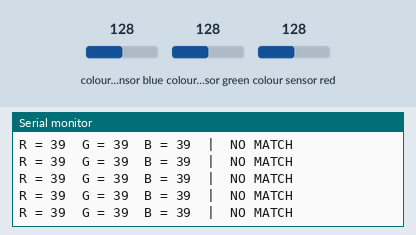
Bench run of a sketch on a simulated Arduino Uno, built with avr-gcc and run on an emulated ATmega328P. On the bench: the last lines printed to the serial monitor. Wiring (inferred from the names in the program): TCS3200 colour sensor: output pin 9; S2 pin 10; S3 pin 11; S0 pin 13; S1 pin 12. The inputs (shaded band) are chosen by the test bench; at power-on: colour sensor blue 128, colour sensor green 128, colour sensor red 128.

Above: at 1.2 s.
1.3 s: colour sensor blue set to 5
At 1.39 s:
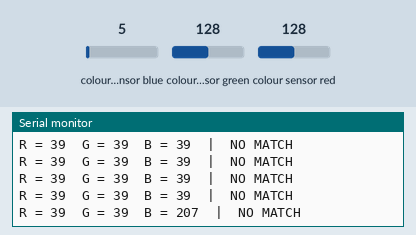
2.8 s: colour sensor green set to 5
At 2.81 s:
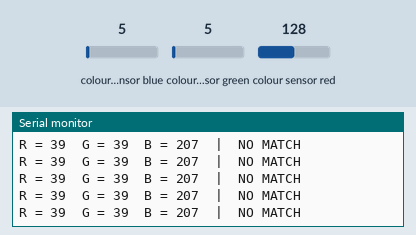
5.8 s: colour sensor red set to 5
At 5.92 s:
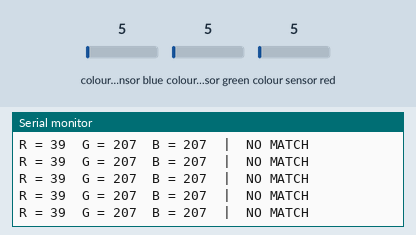
8.8 s: colour sensor blue set to 64
At 8.91 s:
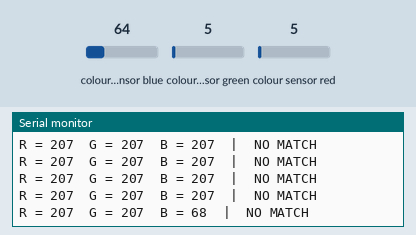
11.8 s: colour sensor blue set to 5
At 11.88 s:
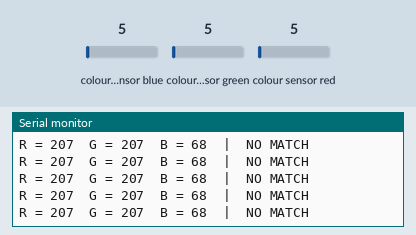
Timing chart, 0 to 14.8 s (numbered marks = the images above; inputs shaded):
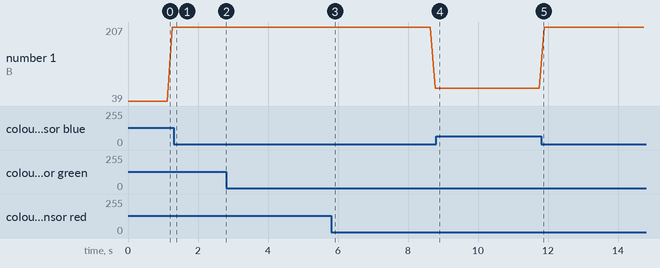

Measured:
- plotted number 1: 207 → 68 after the input at 5.8 s

The sketch:

coloursensorworking.ino
```cpp
// Colour Sensor
// Pin Definitions
#define S0 13
#define S1 12
#define S2 10
#define S3 11
#define sensorOut 9

// Variables to store color frequencies
int redFrequency = 0;
int greenFrequency = 0;
int blueFrequency = 0;

void setup() {
  pinMode(S0, OUTPUT);
  pinMode(S1, OUTPUT);
  pinMode(S2, OUTPUT);
  pinMode(S3, OUTPUT);
  pinMode(sensorOut, INPUT);

  // Frequency Scaling to 20%
  digitalWrite(S0, HIGH);
  digitalWrite(S1, LOW);

  Serial.begin(9600);
}

void loop() {
  // ---------------- READ RED ----------------
  digitalWrite(S2, LOW);
  digitalWrite(S3, LOW);
  redFrequency = pulseIn(sensorOut, LOW);

  Serial.print("R = ");
  Serial.print(redFrequency);
  Serial.print("  ");
  delay(20); // Slightly reduced delay for smoother detection

  // ---------------- READ GREEN ----------------
  digitalWrite(S2, HIGH);
  digitalWrite(S3, HIGH);
  greenFrequency = pulseIn(sensorOut, LOW);

  Serial.print("G = ");
  Serial.print(greenFrequency);
  Serial.print("  ");
  delay(20);

  // ---------------- READ BLUE ----------------
  digitalWrite(S2, LOW);
  digitalWrite(S3, HIGH);
  blueFrequency = pulseIn(sensorOut, LOW);

  Serial.print("B = ");
  Serial.print(blueFrequency);
  Serial.print("  |  ");

  // ---------------- DETECTION LOGIC ----------------

  // Logic for RED (Target Signature)
  if ((redFrequency >= 60 && redFrequency <= 77) &&
      (greenFrequency >= 114 && greenFrequency <= 132) &&
      (blueFrequency >= 100 && blueFrequency <= 116)) {
    Serial.println("DETECTED: RED");
  }

  // Logic for GREEN (Target Signature)
  else if ((redFrequency >= 72 && redFrequency <= 99) &&
           (greenFrequency >= 73 && greenFrequency <= 98) &&
           (blueFrequency >= 72 && blueFrequency <= 103)) {
    Serial.println("DETECTED: GREEN");
  }

  // Logic for BLUE (Target Signature)
  else if ((redFrequency >= 64 && redFrequency <= 86) &&
           (greenFrequency >= 69 && greenFrequency <= 89) &&
           (blueFrequency >= 57 && blueFrequency <= 71)) {
    Serial.println("DETECTED: BLUE");
  }

  // Logic for BLACK (Target Signature)
  else if ((redFrequency >= 97 && redFrequency <= 121) &&
           (greenFrequency >= 121 && greenFrequency <= 150) &&
           (blueFrequency >= 105 && blueFrequency <= 133)) {
    Serial.println("DETECTED: BLACK");
  }

  else {
    Serial.println("NO MATCH");
  }

  delay(100); // Overall loop stability delay
}
```
